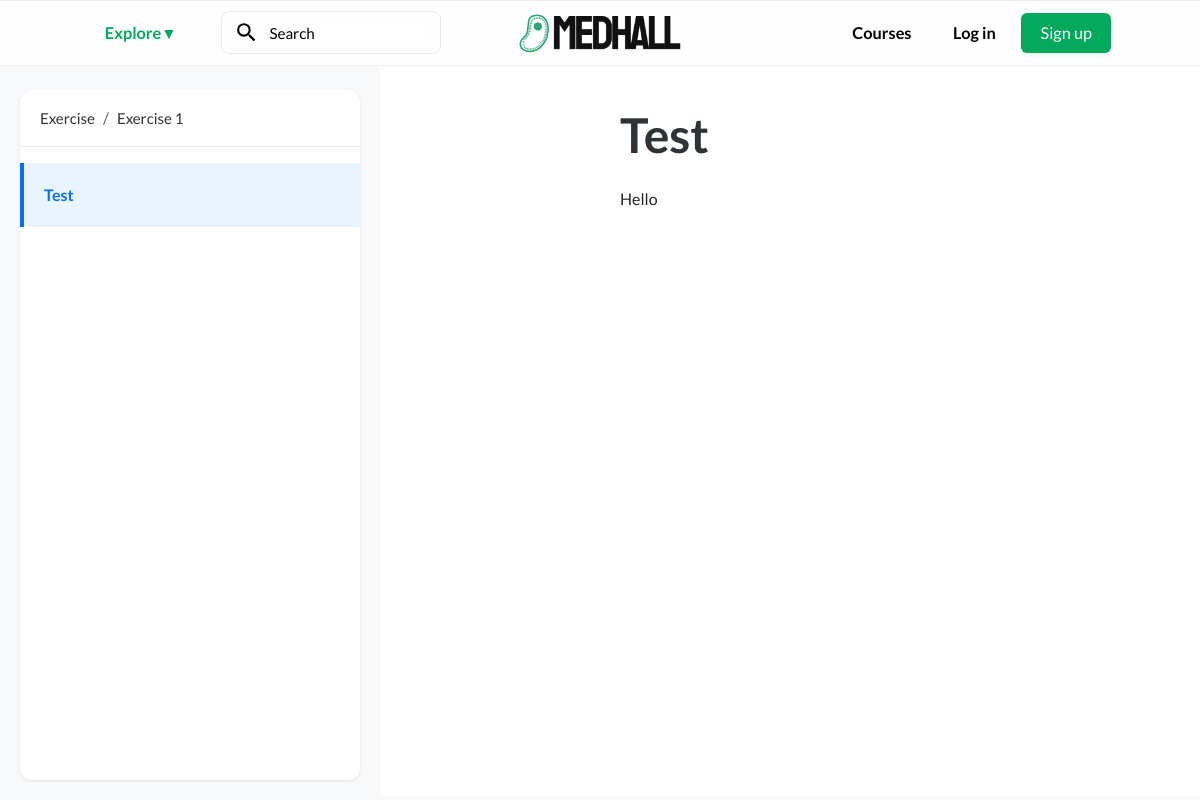
Screenshot of /courses/1/unit/1/lesson/1/ with the database file from the repository.
### courses/models.py (models this page shows, shortened)
class Lesson(models.Model):
    course = models.ForeignKey(Course, on_delete=models.CASCADE, related_name="lessons")
    title = models.CharField(max_length=200)
    content = RichTextField()  # Supports rich text editing
    video_url = models.URLField(blank=True, null=True)
    order = models.PositiveIntegerField(default=0)  # To order lessons within a course
    unit = models.ForeignKey(Unit, on_delete=models.CASCADE, related_name="lessons")
    class Meta:
        ordering = ['order']

class Unit(models.Model):
    course = models.ForeignKey(Course, on_delete=models.CASCADE, related_name="units")
    title = models.CharField(max_length=200)
    order = models.PositiveIntegerField(default=0)
    class Meta:
        ordering = ['order']

class Course(models.Model):
    title = models.CharField(max_length=200)
    description = models.TextField()
    teacher = models.ForeignKey(User, on_delete=models.CASCADE, related_name="courses")

### courses/views.py (the view)
# urls.py: path('<int:course_id>/unit/<int:unit_id>/lesson/<int:lesson_id>/', views.lesson_detail, name='lesson_detail'),
def lesson_detail(request, course_id, unit_id, lesson_id):
    lesson = get_object_or_404(Lesson, id=lesson_id, unit_id=unit_id, unit__course_id=course_id)
    courses = Course.objects.all()
    return render(request, 'courses/lesson_detail.html', {'lesson': lesson, 'courses': courses})

### courses/context_processors.py (called while the page is built)
def courses_processor(request):
    courses_all = Course.objects.all()
    print(f"Context processor found {len(courses_all)} courses")  # Debug print
    return {
        'courses_all': courses_all
    }

### courses/templates/courses/lesson_detail.html (shortened to what this page needs)
{% extends "base.html" %}
{% block content %}
<div class="d-flex">
    <div class="lesson-sidebar">
        <nav aria-label="breadcrumb">
            <ol class="breadcrumb">
                <li class="breadcrumb-item">
                    <a href="{% url 'course_detail' lesson.unit.course.id %}">{{ lesson.unit.course.title }}</a>
                </li>
                <li class="breadcrumb-item">
                    <a href="{% url 'course_detail' lesson.unit.course.id %}#unit{{ lesson.unit.id }}">{{ lesson.unit.title }}</a>
                </li>
            </ol>
        </nav>
        <div class="lesson-list">
            {% for unit_lesson in lesson.unit.lessons.all %}
            <a href="{% url 'lesson_detail' lesson.unit.course.id lesson.unit.id unit_lesson.id %}"
               class="lesson-link {% if unit_lesson.id == lesson.id %}active{% endif %}">
                {{ unit_lesson.title }}
            </a>
            {% endfor %}
        </div>
    </div>
    <div class="lesson-content">
        <h1 class="lesson-title">{{ lesson.title }}</h1>
        <div class="content">
            {{ lesson.content|safe }}
        </div>
    </div>
</div>
{% endblock %}

### courses/templates/base.html (style rules this page uses)
:root { --primary-green: #02a95c; --primary-gray: #608a89; --light-blue: #e8f2f4; --white: #fefefe; --dark-gray: #000000; --bar-gray: #cccccc; }
body { background-color: var(--white); font-family: 'Lato', sans-serif; }

### courses/templates/courses/lesson_detail.html (style rules this page uses)
.lesson-sidebar { width: 340px; height: calc(100vh - 110px); position: fixed; top: 90px; left: 20px; background: white; border-radius: 12px; overflow-y: auto; box-shadow: 0 1px 3px rgba(0,0,0,0.1); }
.lesson-content { margin-left: 380px; padding: 40px 240px; background-color: white; min-height: calc(100vh - 70px); width: calc(100% - 380px); }
body { margin: 0; padding: 0; overflow-x: hidden; background-color: #f8f9fa; }
.breadcrumb { padding: 16px 20px; border-bottom: 1px solid #e9ecef; }
.breadcrumb-item a { color: #313131; text-decoration: none; font-size: 15px; font-weight: 500; }
.lesson-list { padding: 0; }
.lesson-link { display: block; padding: 20px 20px; color: #2d3436; text-decoration: none; font-size: 16px; font-weight: 600; border-left: 4px solid transparent; }
.lesson-link.active { background-color: #e8f4ff; border-left-color: #0d6efd; color: #0d6efd; }
.lesson-content { margin-left: 380px; padding: 40px 240px; background-color: #ffffff; min-height: calc(100vh - 70px); width: calc(100% - 380px); }
.lesson-title { font-size: 48px; font-weight: 700; color: #2d3436; margin-bottom: 24px; }

### rows the page displays
Lesson: unit.course "Exercise", unit "Exercise 1", title "Test", content "Hello"
